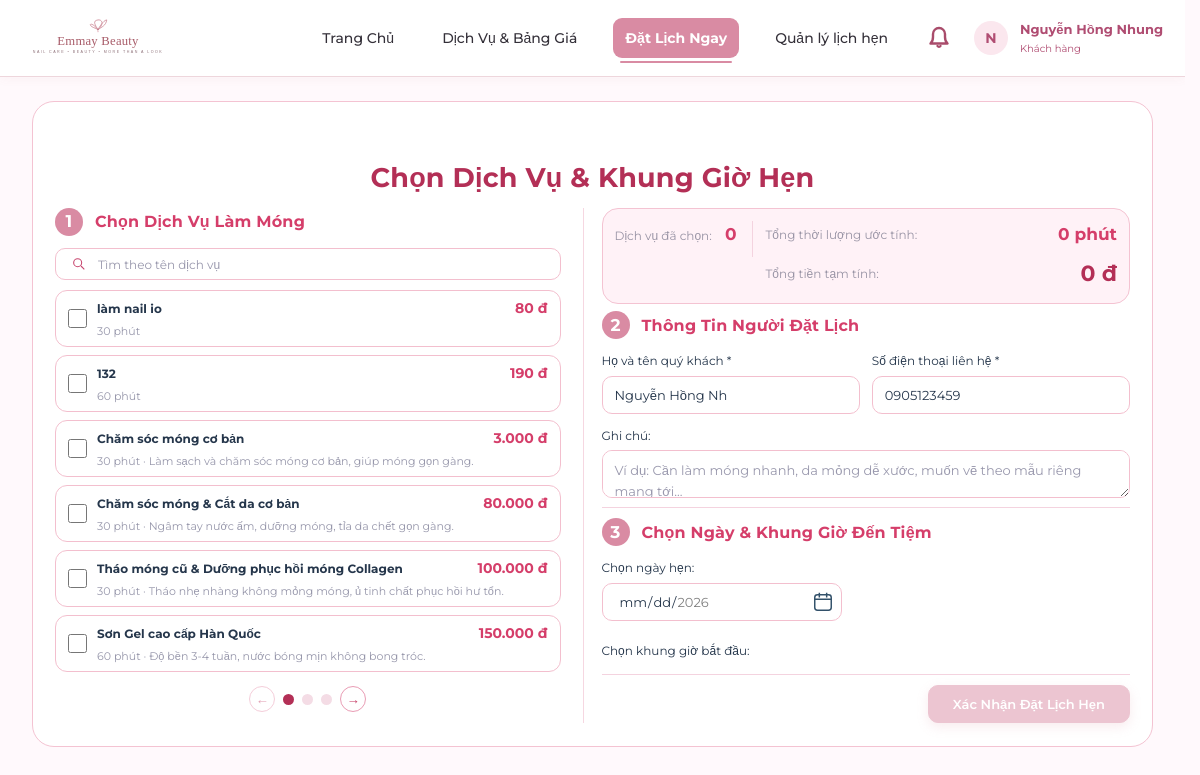
The app's page /customer/booking/ (signed in) with its own data.
### apps/services/models.py (models this page shows, shortened)
class DichVu(models.Model):
    THOI_LUONG_CHOICES = [
        (30, '30 phút'),
        (60, '60 phút'),
        (90, '90 phút (1h30)'),
        (120, '120 phút (2h)'),
        (150, '150 phút (2h30)'),
        (180, '180 phút (3h)'),
    ]
    ma_dich_vu = models.CharField(max_length=10, primary_key=True, verbose_name='Mã dịch vụ')
    ten_dich_vu = models.CharField(max_length=60, unique=True, verbose_name='Tên dịch vụ')
    gia_tien = models.DecimalField(
        max_digits=12, decimal_places=0,
        validators=[MinValueValidator(1, message='Giá tiền phải là số nguyên dương lớn hơn 0.')],
        verbose_name='Giá tiền (VNĐ)'
    )
    thoi_luong = models.SmallIntegerField(
        choices=THOI_LUONG_CHOICES,
        validators=[validate_thoi_luong],
        verbose_name='Thời lượng (phút)'
    )
    ghi_chu = models.CharField(max_length=255, blank=True, null=True, verbose_name='Ghi chú')
    da_xoa = models.BooleanField(default=False, verbose_name='Đã xóa mềm')
    class Meta:
        db_table = 'DichVu'
        verbose_name = 'Dịch Vụ'
        verbose_name_plural = 'Dịch Vụ'
        ordering = ['ma_dich_vu']

### apps/accounts/models.py (models this page shows, shortened)
class KhachHang(models.Model):
    ma_khach_hang = models.CharField(max_length=10, primary_key=True, verbose_name='Mã khách hàng')
    ho_ten = models.CharField(max_length=50, verbose_name='Họ và tên')
    so_dien_thoai = models.CharField(max_length=10, validators=[phone_validator], verbose_name='Số điện thoại')
    link_facebook = models.CharField(max_length=255, blank=True, null=True, verbose_name='Link Facebook')
    link_zalo = models.CharField(max_length=255, blank=True, null=True, verbose_name='Link Zalo')
    dich_vu_truc_tiep = models.ForeignKey('services.DichVu', db_column='MaDichVu', on_delete=models.SET_NULL, null=True, blank=True, related_name='khach_hang_truc_tiep', verbose_name='Dịch vụ khách hàng chọn')
    class Meta:
        db_table = 'KhachHang'
        verbose_name = 'Khách Hàng'
        verbose_name_plural = 'Khách Hàng'
        ordering = ['ma_khach_hang']

### apps/appointments/views.py (the view, shortened to what this page needs)
# urls.py: path('booking/', views.customer_booking_view, name='booking'),
@login_required
def customer_booking_view(request):
    services = DichVu.objects.filter(da_xoa=False).order_by('gia_tien')
    today = timezone.localdate()
    max_date = today + datetime.timedelta(days=30)
    default_name = ''
    default_phone = ''
    if request.user.is_authenticated:
        tai_khoan = getattr(request.user, 'tai_khoan', None)
        if tai_khoan and tai_khoan.khach_hang:
            default_name = tai_khoan.khach_hang.ho_ten
            default_phone = tai_khoan.khach_hang.so_dien_thoai
    return render(request, 'customer/booking.html', {
        'services': services,
        'today': today.isoformat(),
        'max_date': max_date.isoformat(),
        'default_name': default_name,
        'default_phone': default_phone,
    })

### apps/notifications/context_processors.py (called while the page is built)
def notifications_processor(request):
    context = {
        'unread_notifications_count': 0,
        'recent_notifications': [],
        'unread_rejection_ids': [],
    }
    if request.user.is_authenticated:
        try:
            tai_khoan = getattr(request.user, 'tai_khoan', None)
            if tai_khoan:
                user_notifications = ThongBao.objects.filter(tai_khoan=tai_khoan)
                context['unread_notifications_count'] = user_notifications.filter(da_doc=False).count()
                if tai_khoan.vai_tro == 'Chủ Tiệm':
                    context['unread_rejection_ids'] = list(user_notifications.filter(da_doc=False, loai_thong_bao='Từ chối').values_list('pk', flat=True))
                context['recent_notifications'] = user_notifications.order_by('-thoi_diem_tao')[:8]
        except Exception:
            pass
    return context

### templates/customer/booking.html (shortened to what this page needs)
{% extends 'base.html' %}
{% block extra_css %}<link rel="stylesheet" href="/static/css/booking-success.css"><link rel="stylesheet" href="/static/css/booking.css?v=spacing-restored-20261111">{% endblock %}
{% block content %}
<div class="emmay-booking">
  <h1>Chọn Dịch Vụ &amp; Khung Giờ Hẹn</h1>
  <form method="post" id="booking-form" action="{% url 'customer:booking' %}">
    <section class="booking-services">
      <div class="booking-service-heading"><h2><span>1</span>Chọn Dịch Vụ Làm Móng</h2><div class="booking-search"><input type="search" id="service-search" aria-label="Tìm theo tên dịch vụ" placeholder="Tìm theo tên dịch vụ"></div></div>
      <div id="booking-service-list">
      {% for s in services %}
        <label class="service-select-item" id="service-item-{{ s.ma_dich_vu }}">
          <input type="checkbox" name="service_ids" value="{{ s.ma_dich_vu }}" class="service-select-checkbox" data-price="{{ s.gia_tien }}" data-duration="{{ s.thoi_luong }}" data-name="{{ s.ten_dich_vu }}" >
          <span class="booking-service-copy"><span class="booking-service-top"><strong>{{ s.ten_dich_vu }}</strong><b>{{ s.gia_tien|floatformat:0 }} đ</b></span><small>{{ s.thoi_luong }} phút{% if s.ghi_chu %} · {{ s.ghi_chu }}{% endif %}</small></span>
        </label>
      {% endfor %}
      </div>
      <nav id="booking-pagination" aria-label="Phân trang chọn dịch vụ"></nav>
    </section>
    <div class="booking-details">
      <div class="booking-totals" aria-live="polite"><div>Dịch vụ đã chọn: <strong id="selected-count">0</strong></div><div><span>Tổng thời lượng ước tính:</span><strong id="total-duration-label">0 phút</strong><span>Tổng tiền tạm tính:</span><strong id="total-price-label">0 đ</strong></div></div>
      <section>
        <h2><span>2</span>Thông Tin Người Đặt Lịch</h2>
        <div class="booking-contact-grid">
          <div><label for="contact_name">Họ và tên quý khách *</label><input id="contact_name" name="contact_name" placeholder="Nhập họ và tên" value="{% if request.method == 'POST' %}{{ request.POST.contact_name }}{% else %}{{ default_name }}{% endif %}" required aria-describedby="name-error"><p class="booking-error" id="name-error" hidden></p></div>
          <div><label for="contact_phone">Số điện thoại liên hệ *</label><input id="contact_phone" type="tel" name="contact_phone" placeholder="Nhập số điện thoại" pattern="[0-9]{10}" maxlength="10" value="{% if request.method == 'POST' %}{{ request.POST.contact_phone }}{% else %}{{ default_phone }}{% endif %}" required aria-describedby="phone-error"><p class="booking-error" id="phone-error" hidden></p></div>
        </div>
        <label for="booking_notes">Ghi chú:</label><textarea id="booking_notes" name="notes" rows="2" placeholder="Ví dụ: Cần làm móng nhanh, da mỏng dễ xước, muốn vẽ theo mẫu riêng mang tới...">{{ request.POST.notes }}</textarea>
      </section>
      <section class="booking-schedule">
        <h2><span>3</span>Chọn Ngày &amp; Khung Giờ Đến Tiệm</h2>
        <div class="booking-schedule-grid"><div class="booking-date-wrap"><label for="booking_date">Chọn ngày hẹn:</label><div class="booking-date-control"><input type="date" name="booking_date" id="booking_date" value="{% if request.POST.booking_date %}{{ request.POST.booking_date }}{% else %}{{ today|date:'Y-m-d'|default:today }}{% endif %}" min="{{ today|date:'Y-m-d'|default:today }}" max="{{ max_date|date:'Y-m-d'|default:max_date }}" required><button type="button" id="calendar-toggle" aria-label="Mở lịch chọn ngày" aria-expanded="false"><svg viewBox="0 0 24 24" fill="none" stroke="currentColor" stroke-width="1.6" aria-hidden="true"><rect x="3" y="4" width="18" height="17" rx="3"/><path d="M3 9h18M8 2v5M16 2v5"/></svg></button></div><div id="booking-calendar" hidden></div></div>
          <div><label>Chọn khung giờ bắt đầu:</label></div>
        </div>
      </section>
      <div class="booking-submit"><button type="submit" class="btn btn-primary" id="submit-booking-btn" disabled>Xác Nhận Đặt Lịch Hẹn</button></div>
    </div>
  </form>
</div>
{% endblock %}

### templates/base.html (shortened to what this page needs)
<!DOCTYPE html>
<html lang="vi">
<head>
  <link rel="stylesheet" href="/static/css/style.css">
  <link rel="stylesheet" href="/static/css/customer.css">
  {% block extra_css %}{% endblock %}
  {% if user.is_authenticated and is_customer %}<link rel="stylesheet" href="/static/css/customer-navbar.css?v=account-spacing-20261111">{% endif %}
  {% if user.is_authenticated and is_customer %}<link rel="stylesheet" href="/static/css/role-pagination.css?v=20261111">{% endif %}
</head>
<body>
  <header class="site-navbar{% if user.is_authenticated and is_customer %} customer-navbar{% endif %}">
    <div class="nav-container">
      <a href="{% url 'home' %}" class="nav-brand">
        <img src="/static/images/logo.svg" alt="Emmay Beauty">
      </a>
      <ul class="nav-links">
        <li class="nav-text-link"><a href="{% url 'home' %}" class="{% if request.path == '/' %}active{% endif %}">Trang Chủ</a></li>
        <li class="nav-text-link"><a href="{% url 'services:public_list' %}" class="{% if 'services' in request.path %}active{% endif %}">Dịch Vụ & Bảng Giá</a></li>
        <li><a href="{% url 'customer:booking' %}" class="btn btn-primary btn-sm{% if is_customer and request.resolver_match.url_name == 'booking' %} active{% endif %}">Đặt Lịch Ngay</a></li>
        {% if user.is_authenticated %}
          {% if is_owner %}
            <li class="nav-hide-sm"><a href="{% url 'owner:dashboard' %}" class="btn btn-secondary btn-sm">Quản Trị Chủ Tiệm</a></li>
          {% elif is_employee %}
            <li class="nav-hide-sm"><a href="{% url 'employee:dashboard' %}" class="btn btn-secondary btn-sm">Lịch Kỹ Thuật Viên</a></li>
          {% else %}
            <li class="nav-text-link"><a href="{% url 'customer:my_appointments' %}" class="{% if 'my-appointments' in request.path or is_customer and '/customer/appointments/' in request.path %}active{% endif %}">Quản lý lịch hẹn</a></li>
          {% endif %}
          <li class="notification-bell-container">
            <button type="button" class="bell-btn" id="notif-bell-btn" title="Thông báo">
            </button>
          </li>
          {% if is_customer %}
          <li class="customer-account">
            {% with customer_name=user.get_full_name|default:current_khach_hang.ho_ten|default:user.username %}
            <details>
              <summary aria-label="Tài khoản {{ customer_name }}">
                <span class="customer-avatar" aria-hidden="true">{{ customer_name|slice:":1"|upper }}</span>
                <span class="customer-account-text"><strong>{{ customer_name }}</strong><small>Khách hàng</small></span>
              </summary>
            </details>
            {% endwith %}
          </li>
          {% else %}
          <li>
            <a href="{% url 'accounts:logout' %}" class="btn btn-outline btn-sm">Đăng Xuất</a>
          </li>
          {% endif %}
        {% else %}
          <li><a href="{% url 'accounts:login' %}" class="btn btn-outline btn-sm">Đăng Nhập</a></li>
          <li class="nav-hide-sm"><a href="{% url 'accounts:register' %}" class="btn btn-secondary btn-sm">Đăng Ký</a></li>
        {% endif %}
      </ul>
    </div>
  </header>
  <main class="main-body" style="flex: 1;">
    {% block content %}{% endblock %}
  </main>
</body>
</html>

### static/css/style.css (style rules this page uses)
:root { --primary-rose: #C97F8E; --btn-rose: #D98F9F; --btn-rose-hover: #C57B8C; --dark-rose: #A85C69; --deep-rose: #8C4350; --blush-pink: #F5DDE2; --soft-pink: #FBECEF; --light-pink: #FFF4F6; --ivory-white: #FFF9F8; --card-bg: #FFFFFF; --text-main: #343039; --text-muted: #7E7478; --text-light: #A3969B; --border-pink: #EED6DC; --border-focus: #D98F9F; --status-pending: #E09F3E; --status-pending-bg: #FFF5E6; --status-confirmed: #4A90E2; --status-confirmed-bg: #EBF4FC; --status-completed: #2E7D32; --status-completed-bg: #EAF5EA; --status-canceled: #C62828; --status-canceled-bg: #FDE8E8; --status-noshow: #757575; --status-noshow-bg: #EEEEEE; --font-heading: 'Playfair Display', serif; --font-body: 'Montserrat', sans-serif; --shadow-sm: 0 2px 8px rgba(201, 127, 142, 0.08); --shadow-md: 0 4px 20px rgba(168, 92, 105, 0.12); --shadow-lg: 0 10px 30px rgba(168, 92, 105, 0.16); --radius-sm: 8px; --radius-md: 14px; --radius-lg: 20px; --radius-full: 9999px; }
* { margin: 0; padding: 0; box-sizing: border-box; }
body { font-family: var(--font-body); font-size: 14.5px; line-height: 1.6; color: var(--text-main); background-color: var(--ivory-white); min-height: 100vh; display: flex; flex-direction: column; }
h1, h2, h3, h4, h5, h6, input, button, select, textarea, table, th, td { font-family: var(--font-body); }
h1, h2, h3 { color: var(--dark-rose); font-weight: 600; letter-spacing: 0.2px; }
a { color: var(--dark-rose); text-decoration: none; transition: all 0.2s ease; }
.btn { display: inline-flex; align-items: center; justify-content: center; gap: 8px; padding: 11px 22px; font-family: var(--font-body); font-size: 14px; font-weight: 600; border-radius: var(--radius-md); border: 1px solid transparent; cursor: pointer; transition: all 0.25s cubic-bezier(0.4, 0, 0.2, 1); text-decoration: none !important; white-space: nowrap; }
.btn-primary { background: var(--btn-rose); color: #FFFFFF !important; box-shadow: 0 4px 12px rgba(217, 143, 159, 0.35); }
.btn-sm { padding: 6px 14px; font-size: 12.5px; border-radius: var(--radius-sm); }
.form-control, .form-select, textarea { width: 100%; padding: 11px 16px; font-family: var(--font-body); font-size: 14px; color: var(--text-main); background: #FFFFFF; border: 1.5px solid var(--border-pink); border-radius: var(--radius-md); outline: none; transition: all 0.2s ease; }

### static/css/customer.css (style rules this page uses)
.site-navbar { background: #FFFFFF; border-bottom: 1.5px solid var(--border-pink); position: sticky; top: 0; z-index: 200; box-shadow: 0 2px 10px rgba(168, 92, 105, 0.05); }
.nav-container { max-width: 1200px; margin: 0 auto; padding: 0 20px; height: 68px; display: flex; align-items: center; justify-content: space-between; gap: 16px; }
.nav-brand { flex-shrink: 0; display: flex; align-items: center; line-height: 1; }
.nav-brand img { height: 44px; width: auto; display: block; }
.nav-links { display: flex; align-items: center; gap: 6px; list-style: none; flex-wrap: nowrap; margin: 0; padding: 0; }
.nav-links li { display: flex; align-items: center; flex-shrink: 0; }
.nav-links > li > a:not(.btn) { color: var(--text-main); font-family: var(--font-body); font-weight: 500; font-size: 14px; text-decoration: none !important; transition: color 0.2s ease; padding: 6px 10px; position: relative; white-space: nowrap; border-radius: 6px; }
.nav-links > li > a.active::after { content: ''; position: absolute; bottom: 0; left: 10px; right: 10px; height: 2px; background: var(--btn-rose); border-radius: 2px; }
.notification-bell-container { position: relative !important; display: flex !important; align-items: center !important; line-height: 1 !important; }
.bell-btn { background: var(--light-pink); border: 1px solid var(--border-pink); width: 38px; height: 38px; border-radius: 50%; display: flex; align-items: center; justify-content: center; cursor: pointer; color: var(--dark-rose); position: relative; transition: all 0.2s ease; flex-shrink: 0; padding: 0; }
.service-select-item { display: flex; align-items: flex-start; gap: 14px; padding: 14px 16px; border: 1.5px solid var(--border-pink); border-radius: var(--radius-md); margin-bottom: 12px; cursor: pointer; transition: all 0.2s ease; }
.service-select-checkbox { accent-color: var(--btn-rose); width: 18px; height: 18px; margin-top: 3px; }

### records on screen
DichVu: ten_dich_vu "làm nail io", thoi_luong "30"
DichVu: ten_dich_vu "132", thoi_luong "60"
DichVu: ten_dich_vu "Chăm sóc móng cơ bản", thoi_luong "30", ghi_chu "Làm sạch và chăm sóc móng cơ bản, giúp móng gọn gàng."
DichVu: ten_dich_vu "Chăm sóc móng & Cắt da cơ bản", thoi_luong "30", ghi_chu "Ngâm tay nước ấm, dưỡng móng, tỉa da chết gọn gàng."
DichVu: ten_dich_vu "Tháo móng cũ & Dưỡng phục hồi móng Collagen", thoi_luong "30", ghi_chu "Tháo nhẹ nhàng không mỏng móng, ủ tinh chất phục hồi hư tổn."
DichVu: ten_dich_vu "Sơn Gel cao cấp Hàn Quốc", thoi_luong "60", ghi_chu "Độ bền 3-4 tuần, nước bóng mịn không bong tróc."
KhachHang: contact_name "Nguyễn Hồng Nh", contact_phone "0905123459"

### other values on screen
{{ customer_name|slice:":1"|upper }} "N"
{{ customer_name }} "Nguyễn Hồng Nhung"
